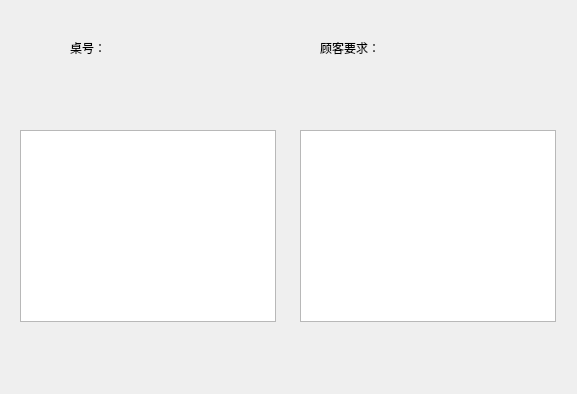
<?xml version="1.0" encoding="UTF-8"?>
<ui version="4.0">
 <class>serve</class>
 <widget class="QDialog" name="serve">
  <property name="geometry">
   <rect>
    <x>0</x>
    <y>0</y>
    <width>577</width>
    <height>394</height>
   </rect>
  </property>
  <property name="windowTitle">
   <string>Dialog</string>
  </property>
  <widget class="QLabel" name="label">
   <property name="geometry">
    <rect>
     <x>70</x>
     <y>40</y>
     <width>91</width>
     <height>16</height>
    </rect>
   </property>
   <property name="text">
    <string>桌号：</string>
   </property>
  </widget>
  <widget class="QLabel" name="label_2">
   <property name="geometry">
    <rect>
     <x>320</x>
     <y>40</y>
     <width>131</width>
     <height>16</height>
    </rect>
   </property>
   <property name="text">
    <string>顾客要求：</string>
   </property>
  </widget>
  <widget class="QTableWidget" name="tableWidget">
   <property name="geometry">
    <rect>
     <x>20</x>
     <y>130</y>
     <width>256</width>
     <height>192</height>
    </rect>
   </property>
  </widget>
  <widget class="QTableWidget" name="tableWidget_2">
   <property name="geometry">
    <rect>
     <x>300</x>
     <y>130</y>
     <width>256</width>
     <height>192</height>
    </rect>
   </property>
  </widget>
 </widget>
 <resources/>
 <connections/>
</ui>
